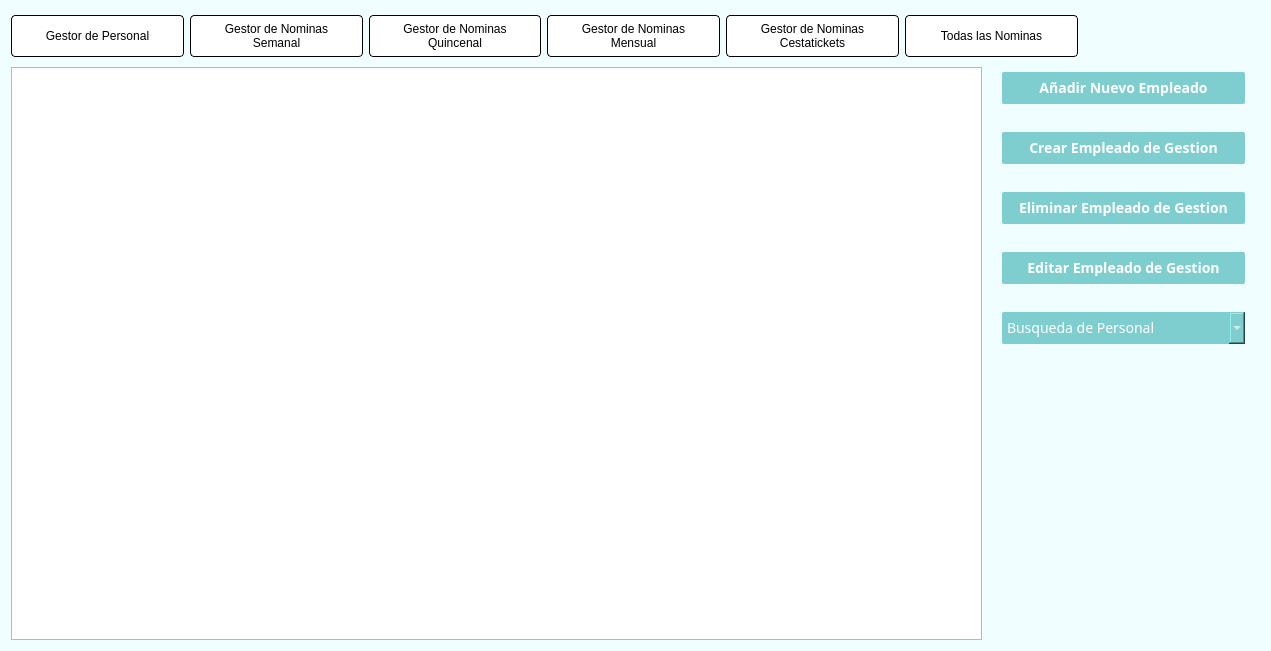
<?xml version="1.0" encoding="UTF-8"?>
<ui version="4.0">
 <class>Form</class>
 <widget class="QWidget" name="Form">
  <property name="geometry">
   <rect>
    <x>0</x>
    <y>0</y>
    <width>1271</width>
    <height>651</height>
   </rect>
  </property>
  <property name="windowTitle">
   <string>Form</string>
  </property>
  <property name="styleSheet">
   <string notr="true">#personal_tab.active {
    background-color: #54BCBD;
    color: #fff;
    font-weight: bold;
}
#Form{
background-color:#F1FEFF;
}
QPushButton{
background-color:white;
border:none;
}
#btn_delete_nomina, #delete_power, #add_power,#btn_search_nomina,#btn_add_nomina,#btn_edit_nomina, #eliminar_empleado_gestion, #crear_empleado_gestion, #editar_empleado_gestion {
background-color:#7ECECF;
font-family:Noto Serif Sinhala ExtraBold;
color:#fff;
font-size:14px;
border-radius:2px;
width:100%;
height:32px;
}

#btn_delete_nomina:hover,#btn_search_nomina:hover,#btn_add_nomina:hover,#btn_edit_nomina:hover,#delete_power:hover, #add_power:hover, #eliminar_empleado_gestion:hover, #crear_empleado_gestion:hover, #editar_empleado_gestion:hover {
background-color:#000;}

#nomina_mensual_tab,#all_nominas, #nomina_quincenal_tab, #personal_tab,#cestatickets_tab,#nomina_semanal_tab {
min-width:130px;
min-height:40px;
padding:0 20px;
border-radius: 4px;
border: 1px solid #000;
}
#nomina_mensual_tab:hover, #nomina_semanal_tab:hover, #nomina_quincenal_tab:hover, #personal_tab:hover, #all_nominas:hover,#cestatickets_tab:hover{
min-width:130px;
min-height:40px;
background-color: #54BCBD;
color:#fff;
padding:0 20px;
font-weight:bold;
}

QPushButton::before, QPushButton::after{
content:'33333333';
color:red}

#horizontalLayout_2{
display:none;
background-color:#000;
}
QComboBox {
    text-align: center; /* Centra el texto en el área visible */
}
QComboBox QAbstractItemView {
    text-align: center; /* Centra el texto en las opciones desplegables */
}
</string>
  </property>
  <layout class="QHBoxLayout" name="horizontalLayout_3">
   <item>
    <layout class="QVBoxLayout" name="verticalLayout_3">
     <property name="spacing">
      <number>6</number>
     </property>
     <item>
      <layout class="QHBoxLayout" name="horizontalLayout_2" stretch="1,1,1,1,1,1,0,1,1">
       <property name="rightMargin">
        <number>15</number>
       </property>
       <item>
        <widget class="QPushButton" name="personal_tab">
         <property name="cursor">
          <cursorShape>PointingHandCursor</cursorShape>
         </property>
         <property name="text">
          <string>Gestor de Personal</string>
         </property>
        </widget>
       </item>
       <item>
        <widget class="QPushButton" name="nomina_semanal_tab">
         <property name="cursor">
          <cursorShape>PointingHandCursor</cursorShape>
         </property>
         <property name="styleSheet">
          <string notr="true"/>
         </property>
         <property name="text">
          <string>Gestor de Nominas
Semanal</string>
         </property>
        </widget>
       </item>
       <item>
        <widget class="QPushButton" name="nomina_quincenal_tab">
         <property name="cursor">
          <cursorShape>PointingHandCursor</cursorShape>
         </property>
         <property name="styleSheet">
          <string notr="true"/>
         </property>
         <property name="text">
          <string>Gestor de Nominas
Quincenal</string>
         </property>
        </widget>
       </item>
       <item>
        <widget class="QPushButton" name="nomina_mensual_tab">
         <property name="cursor">
          <cursorShape>PointingHandCursor</cursorShape>
         </property>
         <property name="text">
          <string>Gestor de Nominas
Mensual</string>
         </property>
        </widget>
       </item>
       <item>
        <widget class="QPushButton" name="cestatickets_tab">
         <property name="cursor">
          <cursorShape>PointingHandCursor</cursorShape>
         </property>
         <property name="text">
          <string>Gestor de Nominas
Cestatickets</string>
         </property>
        </widget>
       </item>
       <item>
        <widget class="QPushButton" name="all_nominas">
         <property name="cursor">
          <cursorShape>PointingHandCursor</cursorShape>
         </property>
         <property name="text">
          <string>Todas las Nominas</string>
         </property>
        </widget>
       </item>
       <item>
        <spacer name="horizontalSpacer">
         <property name="orientation">
          <enum>Qt::Horizontal</enum>
         </property>
         <property name="sizeType">
          <enum>QSizePolicy::MinimumExpanding</enum>
         </property>
         <property name="sizeHint" stdset="0">
          <size>
           <width>50</width>
           <height>20</height>
          </size>
         </property>
        </spacer>
       </item>
       <item>
        <widget class="QLabel" name="tiempo">
         <property name="minimumSize">
          <size>
           <width>60</width>
           <height>50</height>
          </size>
         </property>
         <property name="maximumSize">
          <size>
           <width>50</width>
           <height>50</height>
          </size>
         </property>
         <property name="cursor">
          <cursorShape>PointingHandCursor</cursorShape>
         </property>
         <property name="text">
          <string/>
         </property>
         <property name="pixmap">
          <pixmap>../images/tiempo.png</pixmap>
         </property>
         <property name="scaledContents">
          <bool>true</bool>
         </property>
        </widget>
       </item>
       <item>
        <widget class="QLabel" name="engranaje">
         <property name="minimumSize">
          <size>
           <width>0</width>
           <height>1</height>
          </size>
         </property>
         <property name="maximumSize">
          <size>
           <width>45</width>
           <height>45</height>
          </size>
         </property>
         <property name="cursor">
          <cursorShape>PointingHandCursor</cursorShape>
         </property>
         <property name="text">
          <string/>
         </property>
         <property name="pixmap">
          <pixmap>../images/engranaje.png</pixmap>
         </property>
         <property name="scaledContents">
          <bool>true</bool>
         </property>
        </widget>
       </item>
      </layout>
     </item>
     <item>
      <layout class="QHBoxLayout" name="horizontalLayout" stretch="7,2">
       <property name="spacing">
        <number>0</number>
       </property>
       <item>
        <widget class="QTableView" name="tableView">
         <property name="minimumSize">
          <size>
           <width>500</width>
           <height>0</height>
          </size>
         </property>
         <property name="textElideMode">
          <enum>Qt::ElideNone</enum>
         </property>
        </widget>
       </item>
       <item>
        <layout class="QVBoxLayout" name="verticalLayout_2" stretch="3,4,3">
         <item>
          <layout class="QVBoxLayout" name="verticalLayout" stretch="0,0,0,0,0">
           <property name="spacing">
            <number>28</number>
           </property>
           <property name="leftMargin">
            <number>20</number>
           </property>
           <property name="topMargin">
            <number>5</number>
           </property>
           <property name="rightMargin">
            <number>15</number>
           </property>
           <item>
            <widget class="QPushButton" name="btn_add_nomina">
             <property name="font">
              <font>
               <family>Noto Serif Sinhala ExtraBold</family>
               <pointsize>-1</pointsize>
               <weight>75</weight>
               <bold>true</bold>
              </font>
             </property>
             <property name="text">
              <string>Añadir Nuevo Empleado</string>
             </property>
            </widget>
           </item>
           <item>
            <widget class="QPushButton" name="crear_empleado_gestion">
             <property name="minimumSize">
              <size>
               <width>100</width>
               <height>0</height>
              </size>
             </property>
             <property name="font">
              <font>
               <family>Noto Serif Sinhala ExtraBold</family>
               <pointsize>-1</pointsize>
               <weight>75</weight>
               <bold>true</bold>
              </font>
             </property>
             <property name="styleSheet">
              <string notr="true"/>
             </property>
             <property name="text">
              <string>Crear Empleado de Gestion</string>
             </property>
            </widget>
           </item>
           <item>
            <widget class="QPushButton" name="eliminar_empleado_gestion">
             <property name="minimumSize">
              <size>
               <width>100</width>
               <height>0</height>
              </size>
             </property>
             <property name="font">
              <font>
               <family>Noto Serif Sinhala ExtraBold</family>
               <pointsize>-1</pointsize>
               <weight>75</weight>
               <bold>true</bold>
              </font>
             </property>
             <property name="styleSheet">
              <string notr="true"/>
             </property>
             <property name="text">
              <string>Eliminar Empleado de Gestion</string>
             </property>
            </widget>
           </item>
           <item>
            <widget class="QPushButton" name="editar_empleado_gestion">
             <property name="minimumSize">
              <size>
               <width>100</width>
               <height>0</height>
              </size>
             </property>
             <property name="font">
              <font>
               <family>Noto Serif Sinhala ExtraBold</family>
               <pointsize>-1</pointsize>
               <weight>75</weight>
               <bold>true</bold>
              </font>
             </property>
             <property name="styleSheet">
              <string notr="true"/>
             </property>
             <property name="text">
              <string>Editar Empleado de Gestion</string>
             </property>
            </widget>
           </item>
           <item>
            <widget class="QComboBox" name="btn_search_nomina">
             <property name="cursor">
              <cursorShape>PointingHandCursor</cursorShape>
             </property>
             <property name="layoutDirection">
              <enum>Qt::LeftToRight</enum>
             </property>
             <property name="autoFillBackground">
              <bool>false</bool>
             </property>
             <property name="styleSheet">
              <string notr="true">QComboBox {
    qproperty-alignment: 'AlignCenter'; /* Centrar texto visible */
}
QComboBox QAbstractItemView {
    text-align: center; /* Centrar texto en opciones desplegables */
}
</string>
             </property>
             <property name="editable">
              <bool>false</bool>
             </property>
             <property name="currentText">
              <string>Busqueda de Personal</string>
             </property>
             <property name="insertPolicy">
              <enum>QComboBox::NoInsert</enum>
             </property>
             <property name="placeholderText">
              <string comment="0"/>
             </property>
             <property name="duplicatesEnabled">
              <bool>false</bool>
             </property>
             <property name="frame">
              <bool>true</bool>
             </property>
             <item>
              <property name="text">
               <string notr="true">Busqueda de Personal</string>
              </property>
             </item>
             <item>
              <property name="text">
               <string>Alfabeticamente A-Z</string>
              </property>
             </item>
             <item>
              <property name="text">
               <string>Alfabeticamente Z-A</string>
              </property>
             </item>
             <item>
              <property name="text">
               <string>Cedula (mayor a menor)</string>
              </property>
             </item>
             <item>
              <property name="text">
               <string>Cedula (menor a mayor)</string>
              </property>
             </item>
             <item>
              <property name="text">
               <string>Por Cedula</string>
              </property>
             </item>
             <item>
              <property name="text">
               <string>Por Nombre</string>
              </property>
             </item>
             <item>
              <property name="text">
               <string>Por Apellido</string>
              </property>
             </item>
            </widget>
           </item>
          </layout>
         </item>
         <item>
          <spacer name="verticalSpacer">
           <property name="orientation">
            <enum>Qt::Vertical</enum>
           </property>
           <property name="sizeHint" stdset="0">
            <size>
             <width>20</width>
             <height>0</height>
            </size>
           </property>
          </spacer>
         </item>
         <item>
          <widget class="QLabel" name="label">
           <property name="enabled">
            <bool>true</bool>
           </property>
           <property name="sizePolicy">
            <sizepolicy hsizetype="Minimum" vsizetype="Minimum">
             <horstretch>0</horstretch>
             <verstretch>0</verstretch>
            </sizepolicy>
           </property>
           <property name="minimumSize">
            <size>
             <width>10</width>
             <height>200</height>
            </size>
           </property>
           <property name="maximumSize">
            <size>
             <width>800</width>
             <height>800</height>
            </size>
           </property>
           <property name="styleSheet">
            <string notr="true"/>
           </property>
           <property name="text">
            <string/>
           </property>
           <property name="pixmap">
            <pixmap>../images/userOnDesktop.png</pixmap>
           </property>
           <property name="scaledContents">
            <bool>true</bool>
           </property>
           <property name="wordWrap">
            <bool>false</bool>
           </property>
          </widget>
         </item>
        </layout>
       </item>
      </layout>
     </item>
    </layout>
   </item>
  </layout>
 </widget>
 <resources/>
 <connections/>
</ui>
